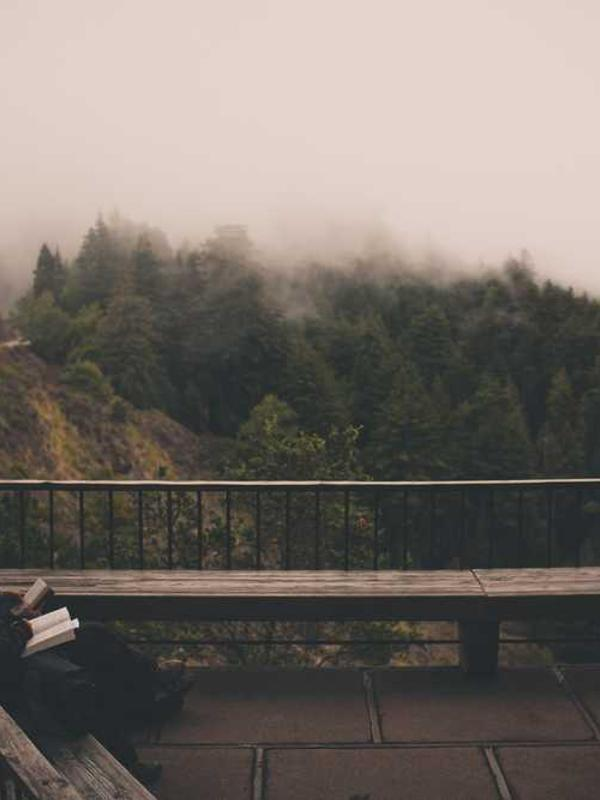
%> input picture Filters/600800.jpg, 600 x 800 px
$ octave Chap2_convo.m   (GNU Octave 9; MATLAB toolbox functions it lacks are replaced by stand-ins)
%> lines starting %> are read from the running program, lines starting %| are printed output that depends on the picture
I = [10 9 9 9 8 8; 10 10 10 9 9 9; 7 7 8 8 8 7; 7 7 9 9 9 9; 8 8 10 10 11 12; 8 8 10 11 12 12];
im = imread('600800.jpg');
%> im is the input picture: size 800x600x3 uint8; mean R, G, B 118.7, 110.7, 104.6
G = rgb2gray(im);
F = [0 -1 0; -1 4 -1;0 -1 0];
Y = conv2(G,F, 'same');
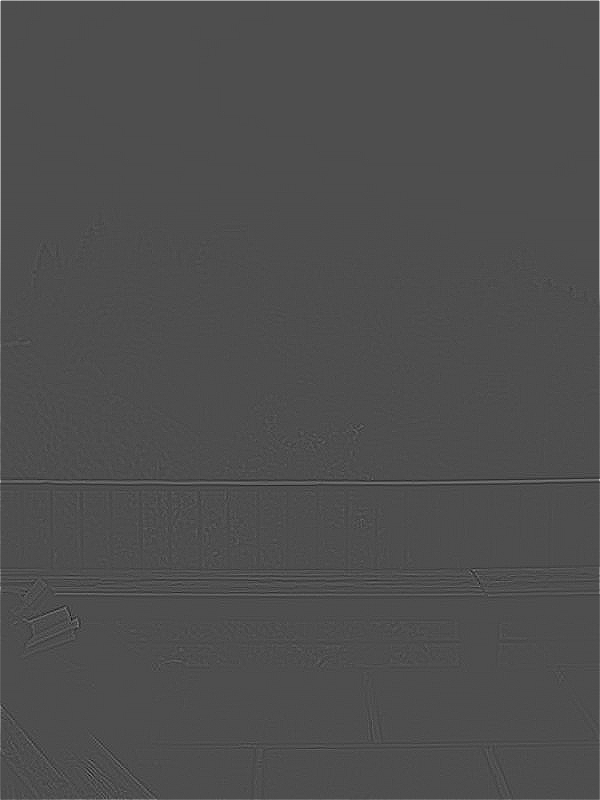
%> Y: size 800x600 double; min -187, max 424, mean 0.7; drawn with min black and max white
subplot(121), imshow(G);
subplot(122), imshow(uint8(Y))
%> after `imshow(uint8(Y))`:
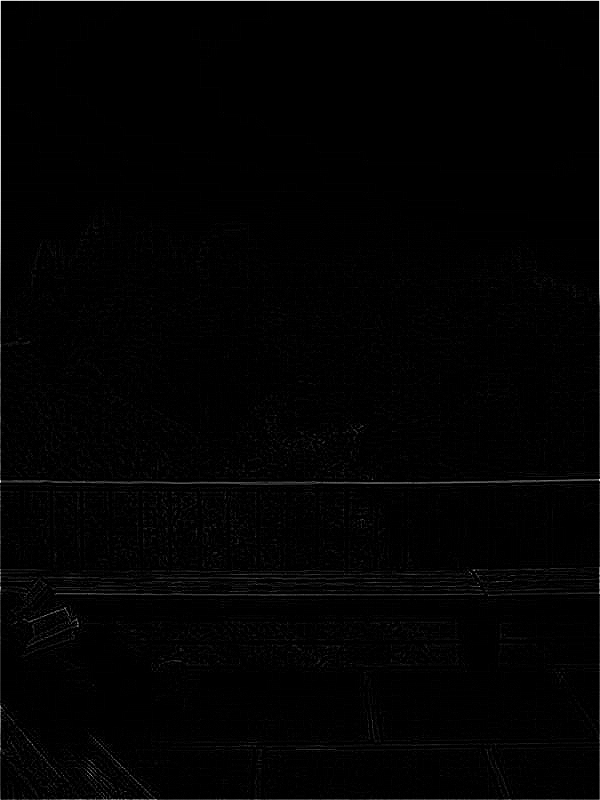
%> displayed picture: size 800x600, on the screen's scale of 0 to 255; min 0, max 255, mean 2.5
